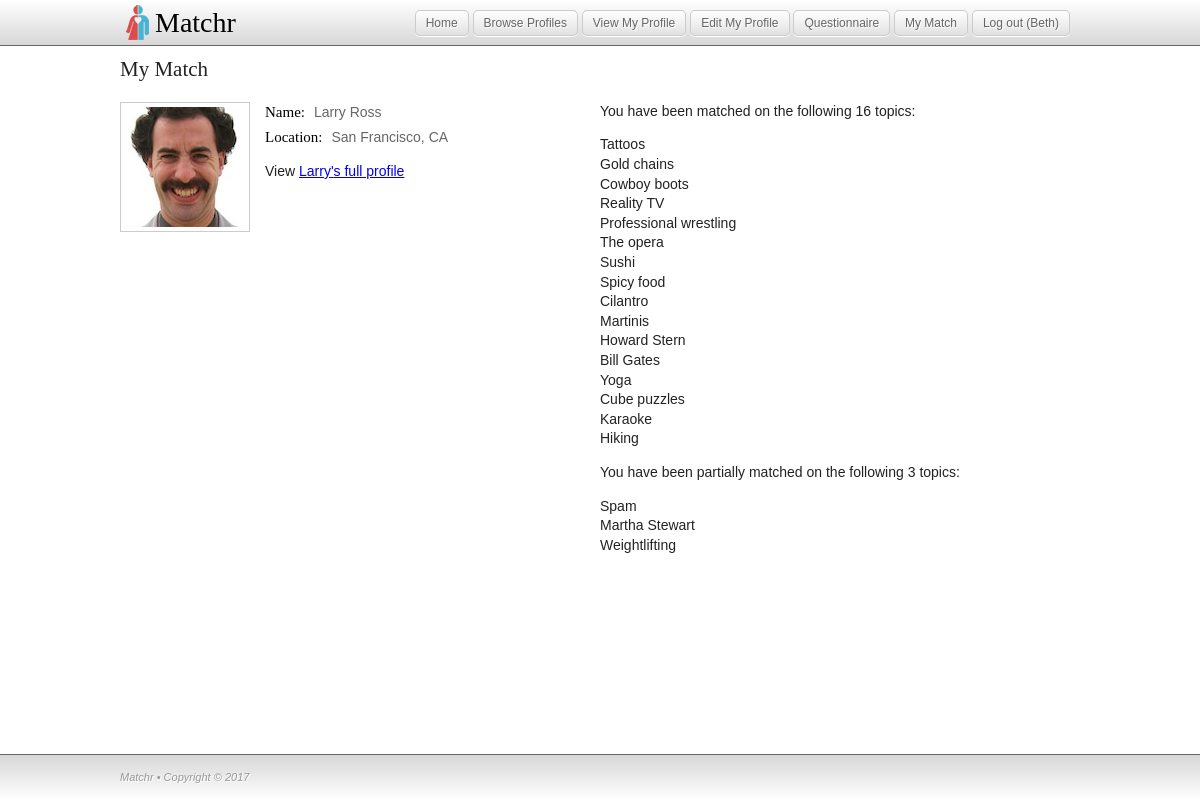
Screenshot of /mymatch.php (signed in) with the database file from the repository.
### tables this page shows
CREATE TABLE `users` (
  `user_id` int(11) unsigned NOT NULL AUTO_INCREMENT,
  `email` varchar(80) NOT NULL DEFAULT '',
  `pass` varchar(40) NOT NULL DEFAULT '',
  `join_date` datetime NOT NULL,
  `first_name` varchar(32) NOT NULL DEFAULT '',
  `last_name` varchar(32) NOT NULL DEFAULT '',
  `gender` varchar(1) NOT NULL DEFAULT '',
  `birthdate` date NOT NULL,
  `city` varchar(32) NOT NULL DEFAULT '',
  `state` varchar(2) NOT NULL DEFAULT '',
  `picture` varchar(32) NOT NULL DEFAULT '',
  `here_for` varchar(1) NOT NULL DEFAULT '',
  `same_sex` int(1) unsigned zerofill DEFAULT NULL,
  `bio` text NOT NULL,
  PRIMARY KEY (`user_id`),
  UNIQUE KEY `email` (`email`)
);

### includes/functions.php (called while the page is built, shortened)
<?php
  function match_maker($dbc, $user_id) {
    $query = "SELECT same_sex, gender, here_for FROM users WHERE user_id = '$user_id'";
    $data = mysqli_query($dbc, $query);
    if (mysqli_num_rows($data) > 0) {
      while ($row = mysqli_fetch_array($data)) {
        $same_sex = $row['same_sex'];
        $here_for = $row['here_for'];
      }
    } else { $same_sex = '?'; }
    $query = "SELECT * FROM responses WHERE user_id = '$user_id' AND response != ''";
    $data = mysqli_query($dbc, $query);
    if (mysqli_num_rows($data) != 0) {
      $query = "SELECT mr.response_id, mr.topic_id, mr.response, mt.name AS topic_name FROM responses AS mr INNER JOIN topics AS mt USING (topic_id) WHERE mr.user_id = $user_id";
      $data = mysqli_query($dbc, $query);
      $user_responses = array();
      while ($row = mysqli_fetch_array($data)) {
        array_push($user_responses, $row);
      }
      $matchr_score = 0;
      $matchr_user_id = -1;
      if ($same_sex == 0) {
        $query = "SELECT user_id FROM users WHERE user_id != '$user_id' AND same_sex = '$same_sex' AND gender = '$here_for'";
      } else {
        $query = "SELECT user_id FROM users WHERE user_id != '$user_id' AND same_sex = '$same_sex'";
      }
      $data = mysqli_query($dbc, $query);
      if (mysqli_num_rows($data) > 0) {
        while ($row = mysqli_fetch_array($data)) {
          $query2 = "SELECT response_id, topic_id, response FROM responses WHERE user_id = '" . $row['user_id'] . "'";
          $data2 = mysqli_query($dbc, $query2);
          $matchr_responses = array();
          while ($row2 = mysqli_fetch_array($data2)) {
            array_push($matchr_responses, $row2);
          }
          $score = 0;
          $topics_full = array();
          $topics_partial = array();
          for ($i = 0; $i < count($user_responses); $i++) {
            if ($user_responses[$i]['response'] + $matchr_responses[$i]['response'] == 20 || $user_responses[$i]['response'] +  $matchr_responses[$i]['response'] == 6 || $user_responses[$i]['response'] +  $matchr_responses[$i]['response'] == 2) {
              $score += 1;
              array_push($topics_full, $user_responses[$i]['topic_name']);
            }
          }
          for ($i = 0; $i < count($user_responses); $i++) {
            if ($user_responses[$i]['response'] + $matchr_responses[$i]['response'] == 13) {
              $score += 1;
              array_push($topics_partial, $user_responses[$i]['topic_name']);
            }
          }
          if ($score > $matchr_score) {
            $matchr_score = $score;
            $matchr_user_id = $row['user_id'];
            $matchr_topics_full = array_slice($topics_full, 0);
            $matchr_topics_partial = array_slice($topics_partial, 0);
          }
        }
      }
      if ($matchr_user_id != -1) {
        $query = "SELECT first_name, last_name, city, state, gender, here_for, bio, picture FROM users WHERE user_id = '$matchr_user_id'";
        $data = mysqli_query($dbc, $query);
        if (mysqli_num_rows($data) == 1) {
          $row = mysqli_fetch_array($data);
          array_push($row, $matchr_user_id, $matchr_topics_full, $matchr_topics_partial);
          return array(true, $row);
        }
      } else {
        $errors[] = 'Sorry... No matches made. Don\'t worry, these things take time.';
      }
      return array(false, $errors);
    } else {
      $errors[] = 'Please fill out the <a href="/questionnaire.php">questionnaire</a> so that we know how to find your match';
    }
    return array(false, $errors);
  }
?>

### mymatch.php (the view, shortened to what this page needs)
<?php
  require_once('includes/appvars.php');
  require_once('includes/functions.php');
  require_once('template/HTMLstart.php');
?>
<div class="content">
  <h2>My Match</h2>
  <div id="mymatch" class="info left">
    <?php
      list($status, $data) = match_maker($dbc, $_SESSION['user_id']);
      $show_results = false;
      if ($status) {
        $show_results = true;
        if (!empty($data['picture'])) {
          echo '<div class="picture"><img src="' . MATCHR_UPLOADPATH . $data['picture'] . '" alt="xx"></div>';
        } else {
          echo '<div class="picture"><img src="' . MATCHR_ICONPATH . 'user.png" alt="xx"></div>';
        }
        if (!empty($data['first_name']) && !empty($data['last_name'])) {
          echo '<div class="name"><span>Name:</span> ' . $data['first_name'] . ' ' . $data['last_name'] . '</div>';
        }
        if (!empty($data['city']) && !empty($data['state'])) {
          echo '<div class="location"><span>Location:</span> ' . $data['city'] . ', ' . $data['state'] . '</div>';
        }
        echo '<p>View <a href="/viewprofile.php?user_id=' . $data[8] . '">' . $data['first_name'] . '\'s full profile</a></p>';
      } else {
        $errors = $data;
      }
    ?>
  </div>
  <div class="info left">
    <?php
      if ($show_results) {
        if (count($data[9]) > 0) {
          echo '<div>You have been matched on the following ' . count($data[9]) . ' topics:</div>';
          echo '<p>';
          foreach ($data[9] as $topic) {
            echo $topic . '<br />';
          }
          echo '</p>';
        }
        if (count($data[10]) > 0) {
          echo '<div>You have been partially matched on the following ' . count($data[10]) . ' topics:</div>';
          echo '<p>';
          foreach ($data[10] as $topic) {
            echo $topic . '<br />';
          }
          echo '</p>';
        }
      }
    ?>
  </div>
  <br class="clear">
</div>
<?php
  require_once('template/HTMLend.php');
?>

### css/style.css (style rules this page uses)
html { font-size: 100%; -webkit-text-size-adjust: 100%; -ms-text-size-adjust: 100%; }
html, button, input, select, textarea { font-family: sans-serif; color: #222; }
body { margin: 0; font-size: 1em; line-height: 1.4; }
a { color: #00e; }
img { border: 0; -ms-interpolation-mode: bicubic; vertical-align: middle; }
body { font-size: 14px; }
h1,h2,h3,h4,h5 { font-family: 'Arvo',serif; font-weight: normal; }
.content { width: 960px; margin: 0 auto 0; }
.left { float: left; }
.info { width: 468px; margin-right: 12px; }
#profile div, #mymatch div { margin-bottom: 4px; color: #666; }
#profile .picture, #mymatch .picture { float: left; padding: 4px; margin-right: 15px; background-color: #fff; border: 1px solid #ccc; }
#profile span, #mymatch span { color: #000; font-family: 'Arvo',serif; font-size: 15px; font-weight: normal; margin-right: 5px; }

### rows the page displays
users: picture (picture), first_name "Larry", last_name "Ross", city "San Francisco", state "CA"

### other values shown
$_SESSION['first_name'] "Beth"
count($data[9]) "16"
$topic "Tattoos"
$topic "Gold chains"
$topic "Cowboy boots"
$topic "Reality TV"
$topic "Professional wrestling"
$topic "The opera"
$topic "Sushi"
$topic "Spicy food"
$topic "Cilantro"
$topic "Martinis"
$topic "Howard Stern"
$topic "Bill Gates"
$topic "Yoga"
